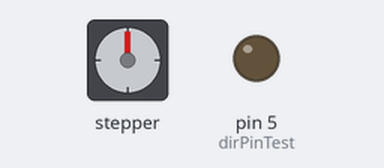
Bench run of a sketch on a simulated Arduino Uno, built with avr-gcc and run on an emulated ATmega328P. Shown: stepper motor, output pins drawn as LEDs (lit = HIGH). Wiring (inferred from the names in the program): stepper motor driver (200 steps per turn assumed): step pin 3; direction pin 4. Pins used as bus, display or sensor lines are not drawn.

Above: at 0.1 s.
At 9.9 s:
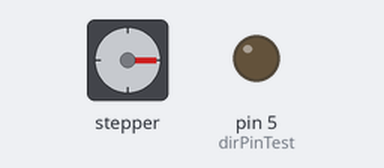
At 19.9 s:
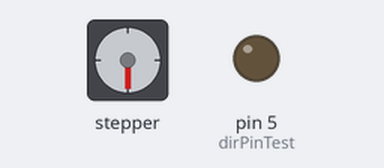
At 39.7 s:
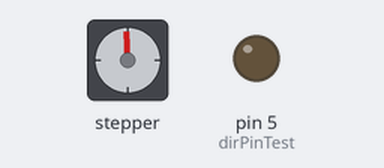
Timing chart, 0 to 40.0 s (numbered marks = the images above):
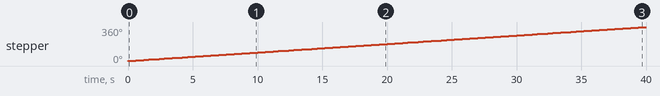

The sketch:

FloppyInOut_01.ino
```cpp
int stepPin = 3;    // LED connected to digital pin 9
int dirPin = 4;
int dirPinTest = 5;

void setup() {
  pinMode(stepPin,OUTPUT);
  pinMode(dirPin,OUTPUT);
  pinMode(dirPinTest,OUTPUT);
  // nothing happens in setup
  digitalWrite(dirPin,HIGH);
  digitalWrite(dirPinTest,LOW);
}

void loop() {
  digitalWrite(stepPin,HIGH);
  delay(100);
  digitalWrite(stepPin,LOW);
  delay(100);

}
```

Measured:
- by itself, stepper: keeps turning clockwise at about 9°/s
